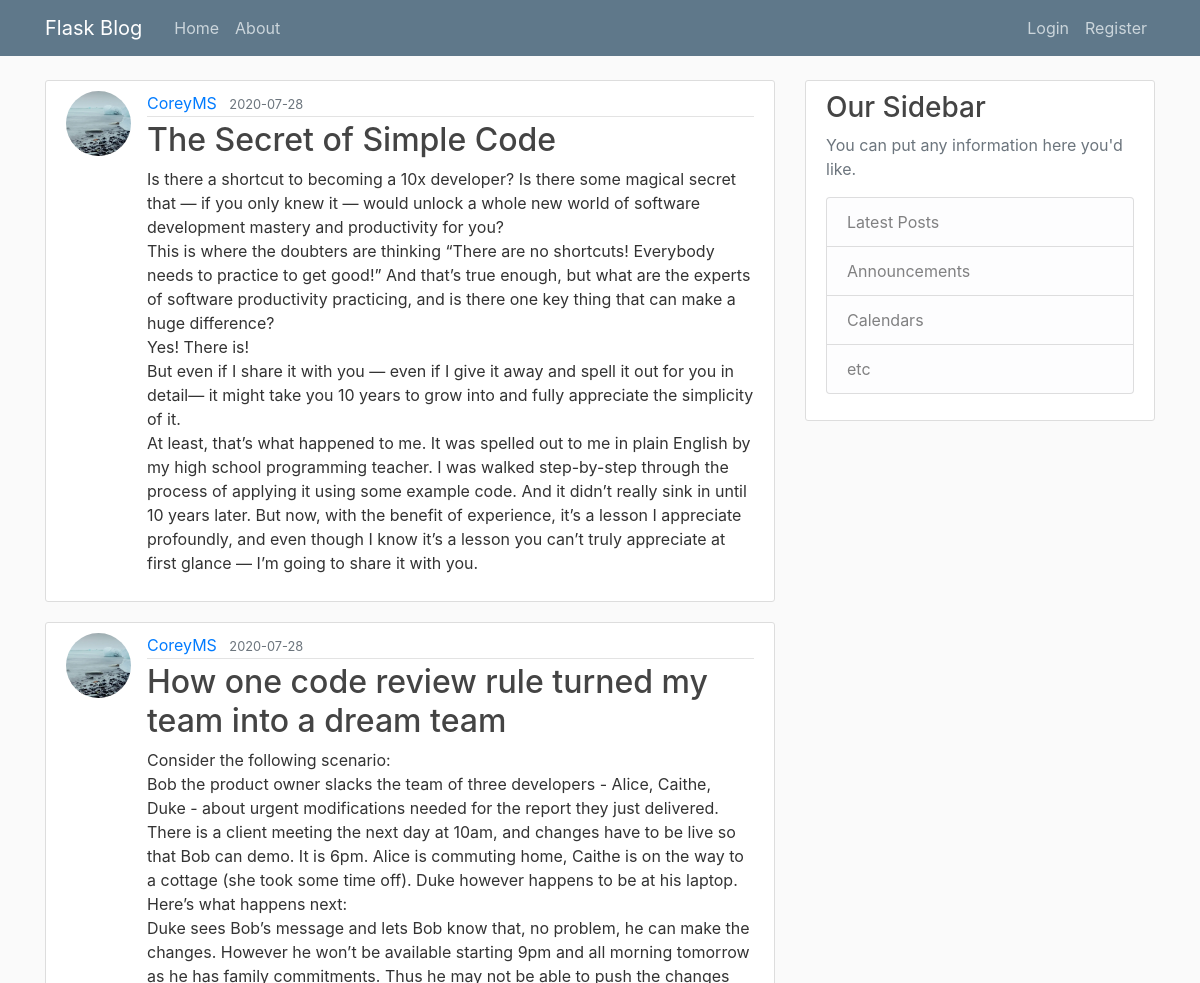
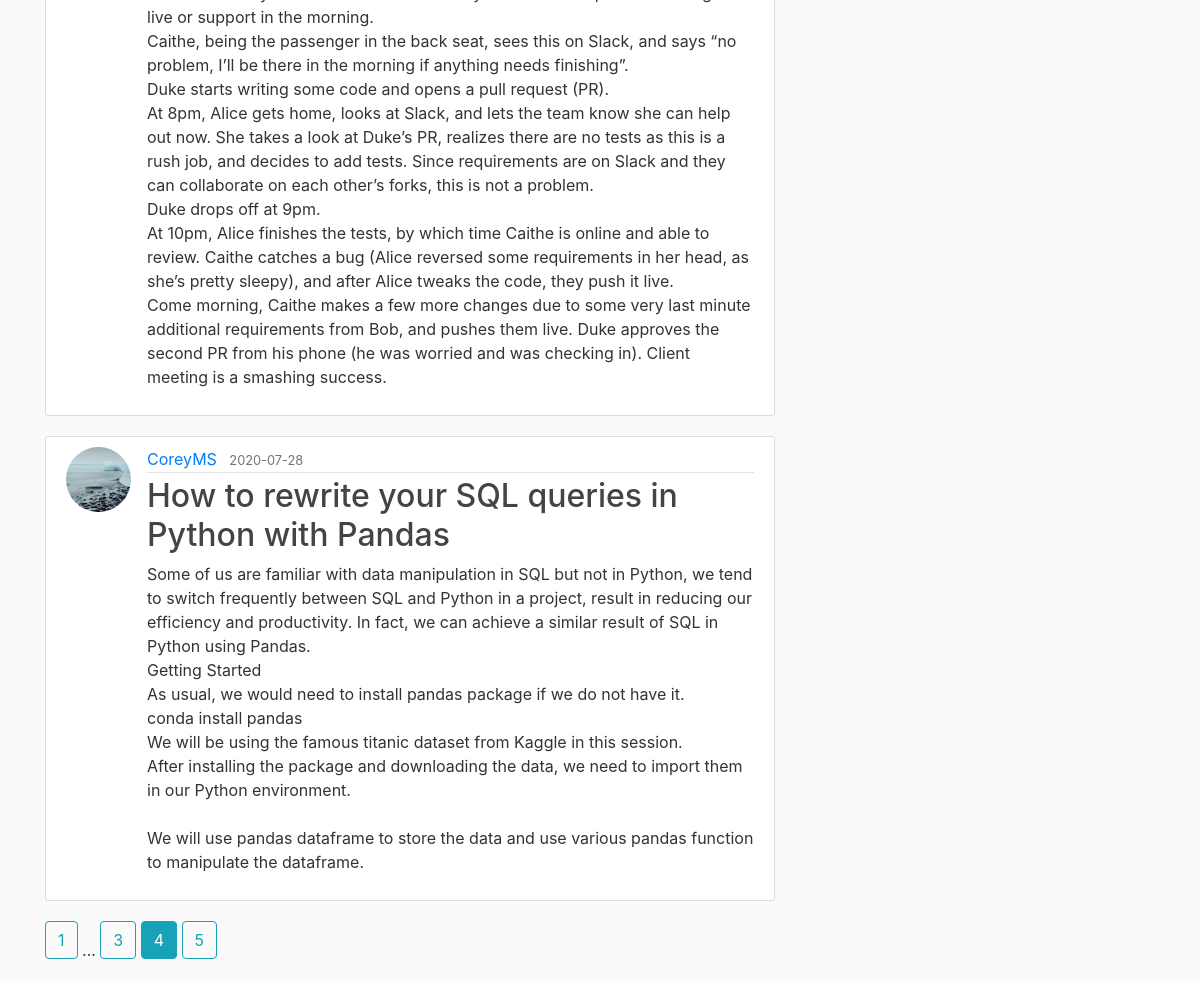
/home?page=4, run on the app's committed database (2 pictures, top to bottom).
### flaskblog/models.py (models this page shows, shortened)
class Post(db.Model):
    id = db.Column(db.Integer, primary_key=True)
    title = db.Column(db.String(100), nullable=False)
    date_posted = db.Column(db.DateTime, nullable=False, default=datetime.utcnow)
    content = db.Column(db.Text, nullable=False)
    user_id = db.Column(db.Integer, db.ForeignKey('user.id'), nullable=False)

class User(db.Model, UserMixin):
    id = db.Column(db.Integer, primary_key=True)
    username = db.Column(db.String(20), unique=True, nullable=False)
    email = db.Column(db.String(120), unique=True, nullable=False)
    image_file = db.Column(db.String(120), nullable=False, default='default.jpg')
    password = db.Column(db.String(60), nullable=False)
    posts = db.relationship('Post', backref='author', lazy=True)

### flaskblog/main/routes.py (the view)
@main.route('/')
@main.route('/home')
def home():
    page = request.args.get('page', 1, type=int)
    posts = Post.query.order_by(Post.date_posted.desc()).paginate(page=page, per_page=3)
    return render_template('home.html', posts=posts)

### flaskblog/templates/home.html
{% extends "layout.html" %}
{% block content %}
  {% for post in posts.items %}
    <article class="media content-section">
      <img src="{{ url_for('static', filename='profile_pics/' + post.author.image_file) }}" alt="" class="rounded-circle article-img">
      <div class="media-body">
        <div class="article-metadata">
          <a class="mr-2" href="{{ url_for('users.user_posts', username=post.author.username) }}">{{ post.author.username }}</a>
          <small class="text-muted">{{ post.date_posted.strftime('%Y-%m-%d') }}</small>
        </div>
        <h2><a class="article-title" href="{{ url_for('posts.post', post_id=post.id) }}">{{ post.title }}</a></h2>
        <p class="article-content">{{ post.content }}</p>
      </div>
</article>
  {% endfor %}
  {% for page_num in posts.iter_pages(left_edge=1, right_edge=1, left_current=1, right_current=2) %}
    {% if page_num %}
      {% if posts.page == page_num %}
        <a class="btn btn-info mb-4" href="{{ url_for('main.home', page=page_num) }}">{{ page_num }}</a>
      {% else %}
        <a class="btn btn-outline-info mb-4" href="{{ url_for('main.home', page=page_num) }}">{{ page_num }}</a>
      {% endif %}
    {% else %}
      ...
    {% endif %}
  {% endfor %}
{% endblock content %}

### flaskblog/static/main.css (style rules this page uses)
body { background: #fafafa; color: #333333; margin-top: 5rem; }
h1, h2, h3, h4, h5, h6 { color: #444444; }
.content-section { background: #ffffff; padding: 10px 20px; border: 1px solid #dddddd; border-radius: 3px; margin-bottom: 20px; }
.article-title { color: #444444; }
.article-content { white-space: pre-line; }
.article-img { height: 65px; width: 65px; margin-right: 16px; }
.article-metadata { padding-bottom: 1px; margin-bottom: 4px; border-bottom: 1px solid #e3e3e3 }

### data on the page
Post: image_file (picture), author.username "CoreyMS", date_posted "2020-07-28", title "The Secret of Simple Code", content "Is there a shortcut to becoming a 10x developer? Is there some magical secret that — if you only knew it — would unlock a whole new world of software development mastery and productivity for you? This is where the doubters are thinking “There are no shortcuts! Everybody needs to practice to get good!” And that’s true enough, but what are the experts of software productivity practicing, and is there one key thing that can make a huge difference? Yes! There is! But even if I share it with you — even if I give it away and spell it out for you in detail— it might take you 10 years to grow into and fully appreciate the simplicity of it. At least, that’s what happened to me. It was spelled out to…"
Post: image_file (picture), author.username "CoreyMS", date_posted "2020-07-28", title "How one code review rule turned my team into a dream team", content "Consider the following scenario: Bob the product owner slacks the team of three developers - Alice, Caithe, Duke - about urgent modifications needed for the report they just delivered. There is a client meeting the next day at 10am, and changes have to be live so that Bob can demo. It is 6pm. Alice is commuting home, Caithe is on the way to a cottage (she took some time off). Duke however happens to be at his laptop. Here’s what happens next: Duke sees Bob’s message and lets Bob know that, no problem, he can make the changes. However he won’t be available starting 9pm and all morning tomorrow as he has family commitments. Thus he may not be able to push the changes live or support in the…"
Post: image_file (picture), author.username "CoreyMS", date_posted "2020-07-28", title "How to rewrite your SQL queries in Python with Pandas", content "Some of us are familiar with data manipulation in SQL but not in Python, we tend to switch frequently between SQL and Python in a project, result in reducing our efficiency and productivity. In fact, we can achieve a similar result of SQL in Python using Pandas. Getting Started As usual, we would need to install pandas package if we do not have it. conda install pandas We will be using the famous titanic dataset from Kaggle in this session. After installing the package and downloading the data, we need to import them in our Python environment. We will use pandas dataframe to store the data and use various pandas function to manipulate the dataframe."

### other printed values
{{ page_num }} "1" "3" "5"
{{ page_num }} "4"
